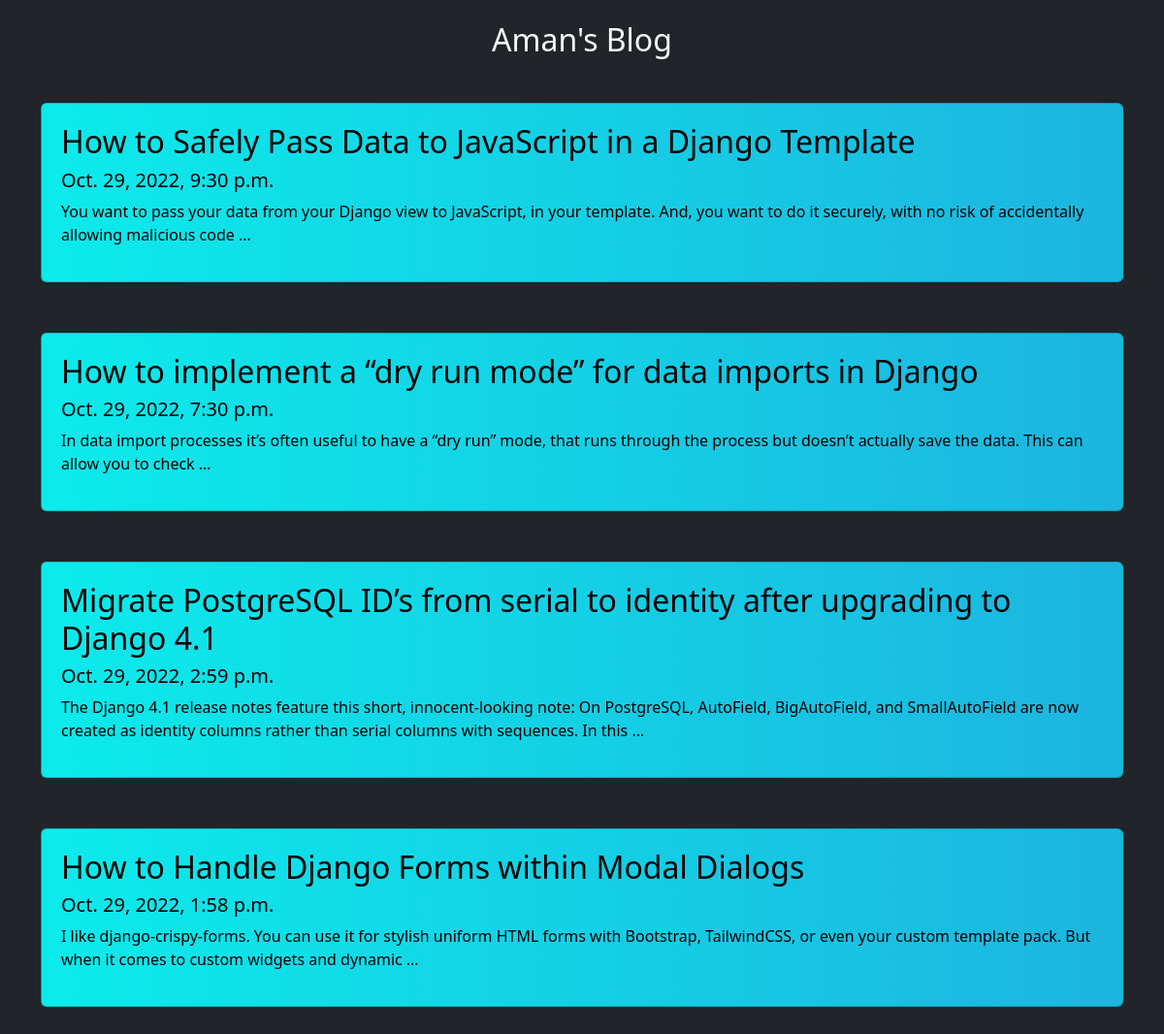
The page / on the database its author committed.
### app1/models.py (models this page shows, shortened)
class post(models.Model):
    name = models.CharField(max_length = 100)
    text = models.TextField(max_length = 100000)
    date = models.DateTimeField(default = datetime.now)

### app1/views.py (the view)
# urls.py: path("",views.index,name = 'index'),
def index(request):
    text = post.objects.all()
    return render(request,"index.html",{"text":text})

### app1/templates/index.html (shortened to what this page needs)
<!DOCTYPE html>
<html>
<head>
<link href="https://cdn.jsdelivr.net/npm/bootstrap@5.2.2/dist/css/bootstrap.min.css" rel="stylesheet">
</head>
<body class = "bg-dark">
<div class="header text-light">
  <h2>Aman's Blog</h2>
</div>
{% for i in text reversed %} {% comment %} --> To move through list in reverse order {% endcomment %}
<div class="container py-3">
    <div class="card">
      <a style="text-decoration: none; color: black;" href="{% url 'page' i.name %}">
        <h2>{{ i.name }} </h2>
        <h5> {{ i.date }} </h5>
        <p>{{ i.text|truncatewords:30 }}</p>
      </a>
    </div>
</div>
{% endfor %}
</body>
</html>

### rows shown on the page
post: name "How to Safely Pass Data to JavaScript in a Django Template", date "Oct. 29, 2022, 9:30 p.m.", text "You want to pass your data from your Django view to JavaScript, in your template. And, you want to do it securely, with no risk of accidentally allowing malicious code …"
post: name "How to implement a “dry run mode” for data imports in Django", date "Oct. 29, 2022, 7:30 p.m.", text "In data import processes it’s often useful to have a “dry run” mode, that runs through the process but doesn’t actually save the data. This can allow you to check …"
post: name "Migrate PostgreSQL ID’s from serial to identity after upgrading to Django 4.1", date "Oct. 29, 2022, 2:59 p.m.", text "The Django 4.1 release notes feature this short, innocent-looking note: On PostgreSQL, AutoField, BigAutoField, and SmallAutoField are now created as identity columns rather than serial columns with sequences. In this …"
post: name "How to Handle Django Forms within Modal Dialogs", date "Oct. 29, 2022, 1:58 p.m.", text "I like django-crispy-forms. You can use it for stylish uniform HTML forms with Bootstrap, TailwindCSS, or even your custom template pack. But when it comes to custom widgets and dynamic …"
